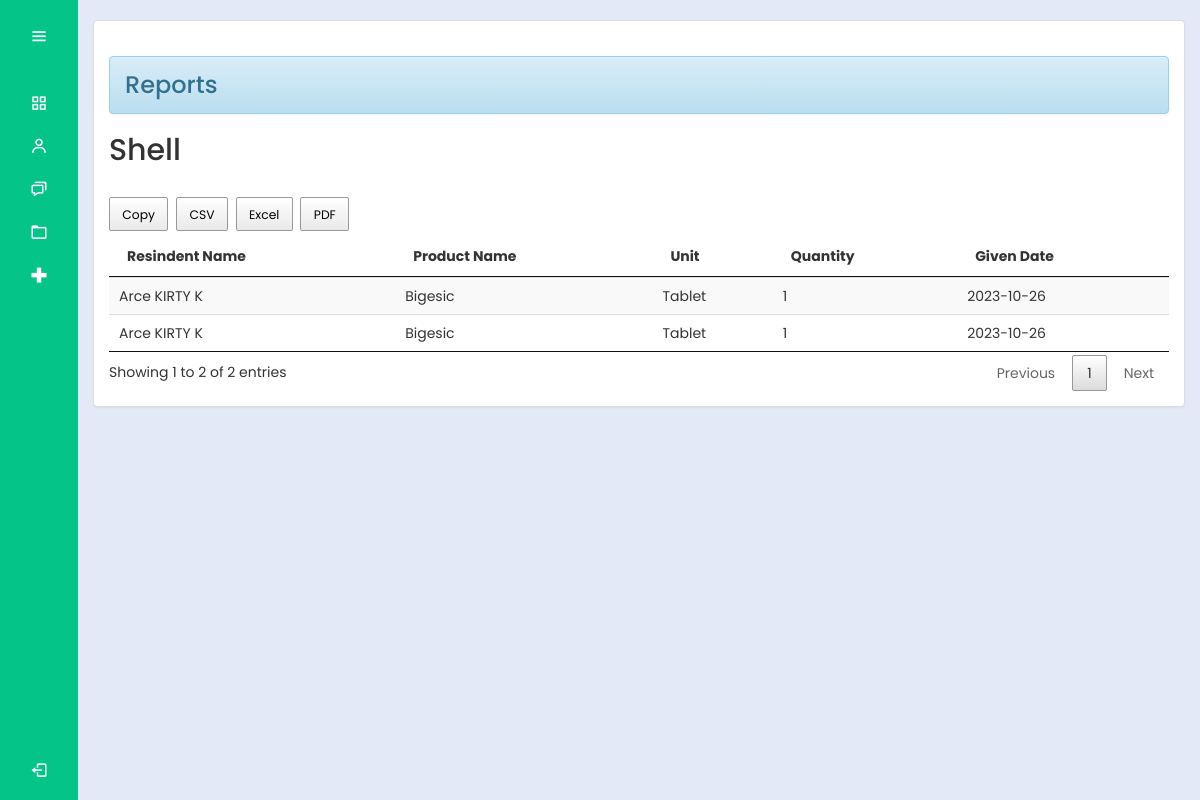
Page /bhw/report.php?productId=63 (signed in) on the committed database.
### tables this page shows
CREATE TABLE `medicines` (
  `productId` int(30) NOT NULL,
  `productName` varchar(100) NOT NULL,
  `sponsor` varchar(100) NOT NULL,
  `unit` varchar(100) NOT NULL,
  `batch` varchar(100) NOT NULL,
  `quantity1` int(10) NOT NULL,
  `total` int(10) NOT NULL,
  `expDate` date NOT NULL,
  `status` varchar(100) NOT NULL
);

CREATE TABLE `request_medicine` (
  `req_med_Id` int(11) NOT NULL,
  `residentId` varchar(100) NOT NULL,
  `lastName` varchar(200) NOT NULL,
  `firstName` varchar(200) NOT NULL,
  `middleName` varchar(200) NOT NULL,
  `productId` varchar(100) NOT NULL,
  `productName` varchar(200) NOT NULL,
  `unit` varchar(100) NOT NULL,
  `quantity_req` int(100) NOT NULL,
  `givenDate` date NOT NULL
);

### bhw/report.php (the view, shortened to what this page needs)
<?php
@include "../connection/connect.php";
if(isset($_SESSION['user_data'])){
?>
<!DOCTYPE html>
<html lang="en">
<head>
  <link rel="stylesheet" href="../cssmainmenu/style.css">
  <link href='https://unpkg.com/boxicons@2.1.4/css/boxicons.min.css' rel='stylesheet'>
  <link rel = "stylesheet" type = "text/css" href = "../css/bootstrap.css " />
  <link rel = "stylesheet" type = "text/css" href = "../css/style.css" />
<link rel="stylesheet" href="https://maxcdn.bootstrapcdn.com/bootstrap/3.3.5/css/bootstrap-theme.min.css">
    <link rel="stylesheet"  href="vendor/DataTables/jquery.datatables.min.css">
    <link rel="stylesheet"  href="vendor/DataTables/buttons.datatables.min.css">
</head>
<body>
<?php try {
    include_once('side_menu.php');
} catch (Exception $e) {
    echo "Error: " . $e->getMessage();
}
 ?>
  <section class="home-section">
    <br>
				<div class="container-fluid">
		<div class="panel panel-default">
			<div class="panel-body">
				<h3><div class="alert alert-info">Reports</div></h3>
      <div>
        <?php
            if (isset($_GET['productId'])) {
              $desiredProductId = $_GET['productId'];
              $query = $mysqli->query("SELECT * FROM medicines WHERE productId = '$desiredProductId'");
              while ($fetch = $query->fetch_assoc()) {
                echo '<h2>' . $fetch['sponsor'] . '</h2>';
            }
          } else {
              echo '<tr><td colspan="3">product ID not provided in the URL.</td></tr>';
          }
        ?>
      </div>
    <br />
          <table id="table" class="table table-striped">
            <thead>
              <tr>
                <th>Resindent Name</th>
                <th>Product Name</th>
                <th>Unit</th>
                <th>Quantity</th>
                <th>Given Date</th>
              </tr>
            </thead>
          <tbody>
      <?php
          if (isset($_GET['productId'])) {
              $desiredProductId = $_GET['productId'];
              $query = $mysqli->query("SELECT * FROM request_medicine WHERE productId = '$desiredProductId'");
              if ($query->num_rows > 0) {
                  while ($fetch = $query->fetch_assoc()) {
                      echo '<tr>';
                      echo '<td>' . $fetch['lastName'] . ' ' . $fetch['firstName'] . ' ' . $fetch['middleName'] . '</td>';
                      echo '<td>' . $fetch['productName'] . '</td>';
                      echo '<td>' . $fetch['unit'] . '</td>';
                      echo '<td>' . $fetch['quantity_req'] . '</td>';
                      echo '<td>' . $fetch['givenDate'] . '</td>';
                      echo '</tr>';
                  }
              } else {
                  echo '<tr><td colspan="3">No records found!.</td></tr>';
              }
          } else {
              echo '<tr><td colspan="3">Product ID not provided in the URL.</td></tr>';
          }
          ?>
            </tbody>
          </table>
        </div>
      </div>
    </div>
</section>
</body>
</html>
<?php
}
else{
	header("Location:.././index.php?error=UnAuthorized Access");
}

### cssmainmenu/style.css (style rules this page uses)
:root { --color-default: #04c487; --color-second:#04c487; --color-white:#fff; --color-body:#e4e9f7; --color-light:#e0e0e0; }
* { padding: 0%; margin: 0%; box-sizing: border-box; font-family: 'Poppins', sans-serif; }
body { min-height: 100vh; }
.home-section { position: relative; background-color: var(--color-body); min-height: 100vh; top:0; left:78px; width: calc(100% - 78px); transition: all .5s ease; z-index: 2; }

### css/style.css (style rules this page uses)
body { font-family: Arial, sans-serif; }

### rows in the picture
medicines: sponsor "Shell"
request_medicine: lastName "Arce", firstName "KIRTY", middleName "K", productName "Bigesic", unit "Tablet", quantity_req "1", givenDate "2023-10-26"
request_medicine: lastName "Arce", firstName "KIRTY", middleName "K", productName "Bigesic", unit "Tablet", quantity_req "1", givenDate "2023-10-26"
